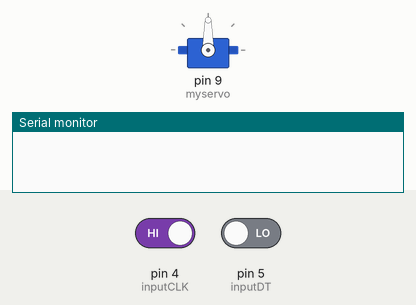
This sketch was run on a simulated Arduino Uno, built with avr-gcc and run on an emulated ATmega328P. On the bench: servo, the last lines printed to the serial monitor. The inputs (shaded band) are chosen by the test bench; at power-on: pin 4 (inputCLK) HIGH, pin 5 (inputDT) LOW.

Above: at 1.2 s.
1.3 s: pin 4 (inputCLK) driven LOW
At 1.8 s:
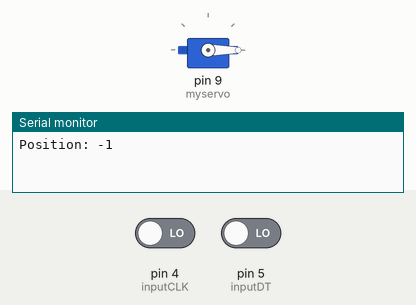
Timing chart, 0 to 4.3 s (numbered marks = the images above; inputs shaded):
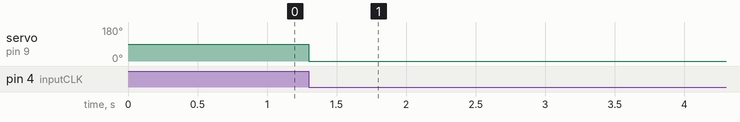

Measured:
- after the input at 1.3 s, servo on pin 9 (myservo): 90° → 0° at once

The sketch:

encoder_servo.ino
```cpp
#include <Servo.h>

// Rotary Encoder Inputs
 #define inputCLK 4
 #define inputDT 5

 // LED Outputs
//  #define ledCW 8
//  #define ledCCW 9

Servo myservo;

 int counter = 0;
 int currentStateCLK;
 int previousStateCLK;

 String encdir ="";

 void setup() {

   // Set encoder pins as inputs
   pinMode (inputCLK,INPUT);
   pinMode (inputDT,INPUT);

   // Set LED pins as outputs
  //  pinMode (ledCW,OUTPUT);
  //  pinMode (ledCCW,OUTPUT);

   // Setup Serial Monitor
   Serial.begin (9600);
   myservo.attach(9);
   // Read the initial state of inputCLK
   // Assign to previousStateCLK variable
   previousStateCLK = digitalRead(inputCLK);

 }

 void loop() {

  // Read the current state of inputCLK
   currentStateCLK = digitalRead(inputCLK);

   // If the previous and the current state of the inputCLK are different then a pulse has occured
   if (currentStateCLK != previousStateCLK){

     // If the inputDT state is different than the inputCLK state then
     // the encoder is rotating counterclockwise
     if (digitalRead(inputDT) != currentStateCLK) {
       counter ++;
      //  encdir ="CW";
      //  digitalWrite(ledCW, 1);
      //  digitalWrite(ledCCW, 0);
      if(counter == 180)
      {
        counter = 180;
      }

     } else {
       // Encoder is rotating clockwise
       counter --;
      //  encdir ="CCW";
      //  digitalWrite(ledCW, 0);
      //  digitalWrite(ledCCW, 1);
      if(counter == 0)
      {
        counter = 0;
      }

     }

      myservo.write(counter);

    //  Serial.print("Direction: ");
    //  Serial.print(encdir);
     Serial.print("Position: ");
     Serial.println(counter);
   }
   // Update previousStateCLK with the current state
   previousStateCLK = currentStateCLK;
 }
```
